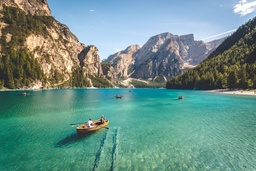
#> input picture HW3/test.jpg, 256 x 171 px, shrunk from 800 x 533 before the run
$ python HW3_SeamCarving_GrayScale.py   (older library calls are emulated)
#> lines starting #> are read from the running program, lines starting #| are printed output that depends on the picture
from tqdm import trange
import numpy as np
import numba
import cv2
from scipy.ndimage.filters import convolve

def calc_gradient(img):
    filter_du = np.array([
        [1.0, 2.0, 1.0],
        [0.0, 0.0, 0.0],
        [-1.0, -2.0, -1.0],
    ])

    filter_dv = np.array([
        [1.0, 0.0, -1.0],
        [2.0, 0.0, -2.0],
        [1.0, 0.0, -1.0],
    ])

    img = img.astype('float32')
    gradient = np.absolute(convolve(img, filter_du)) + np.absolute(convolve(img, filter_dv))

    return gradient

def crop_c(img, scale_c):
    r, c = img.shape
    new_c = int(scale_c * c)

    for i in trange(c - new_c):
        img = carve_column(img)

    return img

def crop_r(img, scale_r):
    img = np.rot90(img, 1, (0, 1))
    img = crop_c(img, scale_r)
    img = np.rot90(img, 3, (0, 1))
    return img

@numba.jit
def carve_column(img):
    r, c = img.shape

    M, backtrack = minimum_seam(img)
    mask = np.ones((r, c), dtype=np.bool)

    j = np.argmin(M[-1])
    for i in reversed(range(r)):
        mask[i, j] = False
        j = backtrack[i, j]

    img = img[mask].reshape((r, c - 1))
    return img

@numba.jit
def minimum_seam(img):
    r, c = img.shape
    gradient = calc_gradient(img)

    M = gradient.copy()
    backtrack = np.zeros_like(M, dtype=np.int)

    for i in range(1, r):
        for j in range(0, c):
            if j == 0:
                idx = np.argmin(M[i-1, j:j+2])
                backtrack[i, j] = idx + j
                min_energy = M[i-1, idx + j]
            else:
                idx = np.argmin(M[i-1, j-1:j+2])
                backtrack[i, j] = idx + j - 1
                min_energy = M[i-1, idx + j - 1]

            M[i, j] += min_energy

    return M, backtrack


"""main()"""
# Choose edge to be carved: <r/c> (row/column)
axis = 'r'
# 0 < scale < 1
scale = 0.5

in_filename = 'test.jpg'
out_filename = 'result2.jpg'

img = cv2.imread(in_filename, 0)
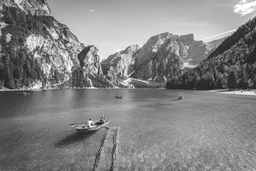
#> img: shape (171, 256); min 29, max 255, mean 131.6

if axis == 'r':
    out = crop_r(img, scale)
#> in crop_r, `img = np.rot90(img, 1, (0, 1))`:
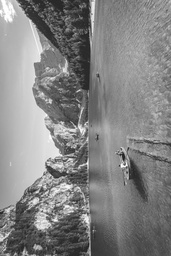
#> img: shape (256, 171); min 29, max 255, mean 131.6
#> the loop in crop_c, `for i in trange(c - new_c):` made 86 passes
#> pass 1, in crop_c, `img = carve_column(img)`:
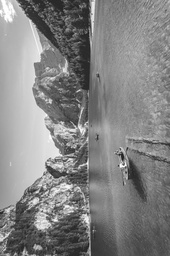
#> img: shape (256, 170); min 29, max 255, mean 131.6
#> pass 2, in crop_c, `img = carve_column(img)`:
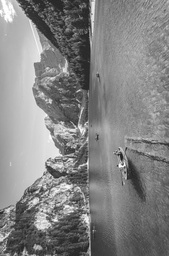
#> img: shape (256, 169); min 29, max 255, mean 131.6
#> pass 3, in crop_c, `img = carve_column(img)`:
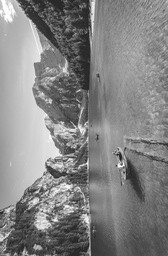
#> img: shape (256, 168); min 29, max 255, mean 131.6
#> after the loop in crop_c, `for i in trange(c - new_c):`:
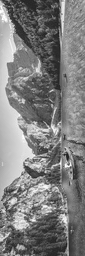
#> img: shape (256, 85); min 29, max 255, mean 126.5
#> in crop_r, `img = np.rot90(img, 3, (0, 1))`:
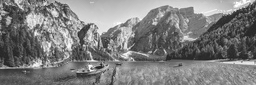
#> img: shape (85, 256); min 29, max 255, mean 126.5
elif axis == 'c':
    out = crop_c(img, scale)

cv2.imshow('result', out)

cv2.waitKey(0)
cv2.destroyAllWindows()

cv2.imwrite(out_filename, out)

$ run again, with HW3/sample.jpg copied over HW3/test.jpg
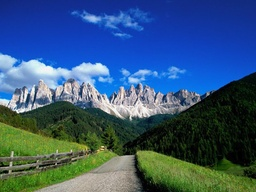
#> input picture HW3/sample.jpg, 256 x 192 px, shrunk from 800 x 600 before the run
#> after the loop in crop_c, `for i in trange(c - new_c):`:
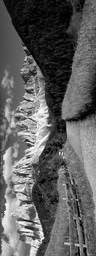
#> img: shape (256, 96); min 0, max 255, mean 95.4
#> in crop_r, `img = np.rot90(img, 3, (0, 1))`:
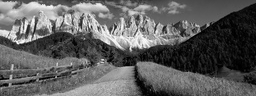
#> img: shape (96, 256); min 0, max 255, mean 95.4
